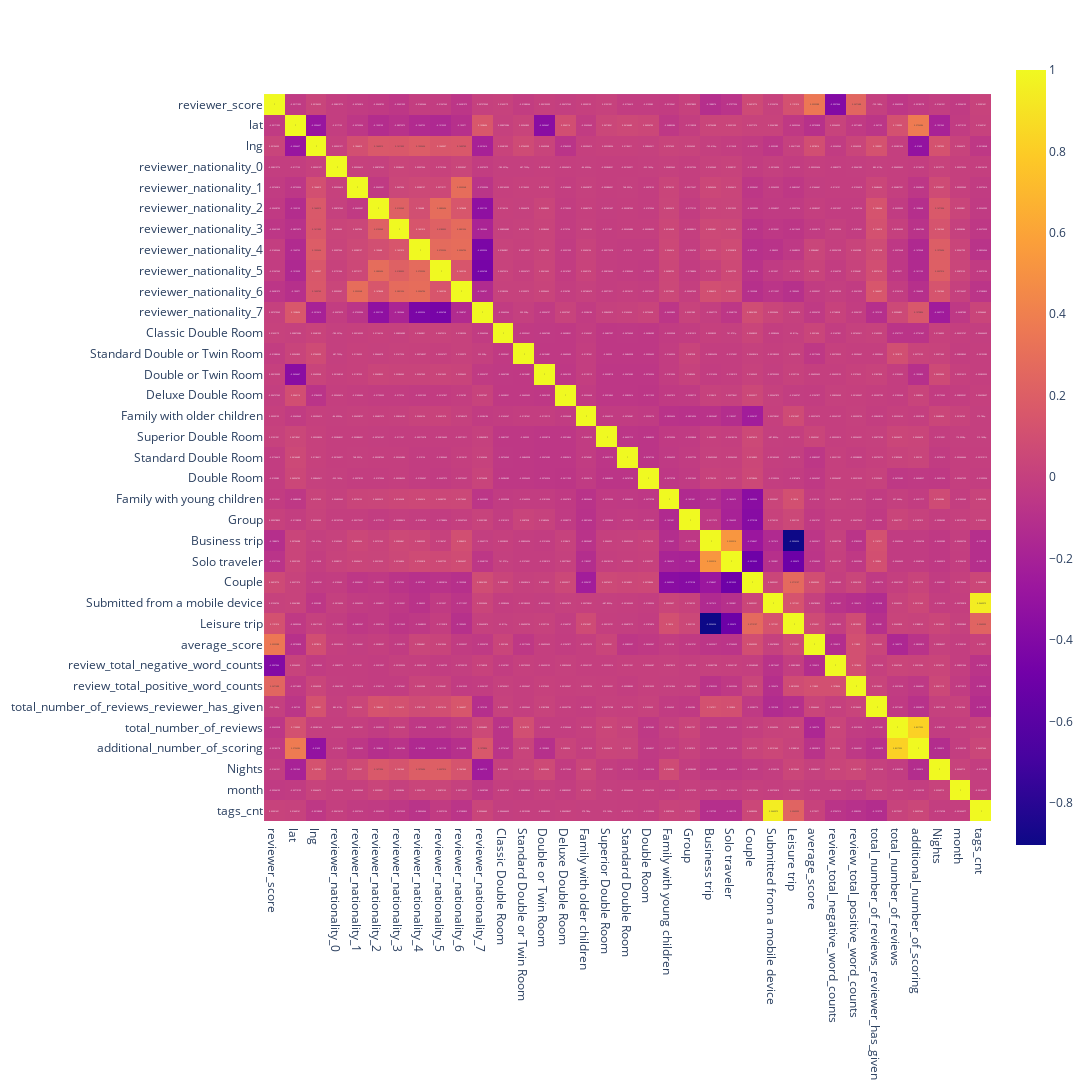

Notebook code cell kept with this figure:
### Markdown cell above
Формируем тепловую карту для выявления мультиколлинеарных признаков

### Code cell
import plotly.express as px

px.imshow(h1.corr(), text_auto=True, width = 1400, height=1400)  # , aspect="auto"

#import seaborn as sns
#sns.heatmap(h1.corr(), annot = False)

### Figure 1 — Plotly figure (JSON) as saved in the notebook; plotly's stock layout.template omitted (floating-point values rounded to 4 significant figures; data arrays with more than 128 entries replaced by an {"elided": "..."} marker saying what was removed)
{"data": [{"coloraxis": "coloraxis", "hovertemplate": "x: %{x}<br>y: %{y}<br>color: %{z}<extra></extra>", "name": "0", "texttemplate": "%{z}", "type": "heatmap", "x": ["reviewer_score", "lat", "lng", "reviewer_nationality_0", "reviewer_nationality_1", "reviewer_nationality_2", "reviewer_nationality_3", "reviewer_nationality_4", "reviewer_nationality_5", "reviewer_nationality_6", "reviewer_nationality_7", "Classic Double Room", "Standard Double or Twin Room", "Double or Twin Room", "Deluxe Double Room", "Family with older children", "Superior Double Room", "Standard Double Room", "Double Room", "Family with young children", "Group", "Business trip", "Solo traveler", "Couple", "Submitted from a mobile device", "Leisure trip", "average_score", "review_total_negative_word_counts", "review_total_positive_word_counts", "total_number_of_reviews_reviewer_has_given", "total_number_of_reviews", "additional_number_of_scoring", "Nights", "month", "tags_cnt"], "xaxis": "x", "y": ["reviewer_score", "lat", "lng", "reviewer_nationality_0", "reviewer_nationality_1", "reviewer_nationality_2", "reviewer_nationality_3", "reviewer_nationality_4", "reviewer_nationality_5", "reviewer_nationality_6", "reviewer_nationality_7", "Classic Double Room", "Standard Double or Twin Room", "Double or Twin Room", "Deluxe Double Room", "Family with older children", "Superior Double Room", "Standard Double Room", "Double Room", "Family with young children", "Group", "Business trip", "Solo traveler", "Couple", "Submitted from a mobile device", "Leisure trip", "average_score", "review_total_negative_word_counts", "review_total_positive_word_counts", "total_number_of_reviews_reviewer_has_given", "total_number_of_reviews", "additional_number_of_scoring", "Nights", "month", "tags_cnt"], "yaxis": "y", "z": {"elided": "35x35 float values"}}], "layout": {"coloraxis": {"colorscale": [[0, "#0d0887"], [0.1111, "#46039f"], [0.2222, "#7201a8"], [0.3333, "#9c179e"], [0.4444, "#bd3786"], [0.5556, "#d8576b"], [0.6667, "#ed7953"], [0.7778, "#fb9f3a"], [0.8889, "#fdca26"], [1, "#f0f921"]]}, "height": 1400, "margin": {"t": 60}, "width": 1400, "xaxis": {"anchor": "y", "constrain": "domain", "domain": [0, 1], "scaleanchor": "y"}, "yaxis": {"anchor": "x", "autorange": "reversed", "constrain": "domain", "domain": [0, 1]}}}
